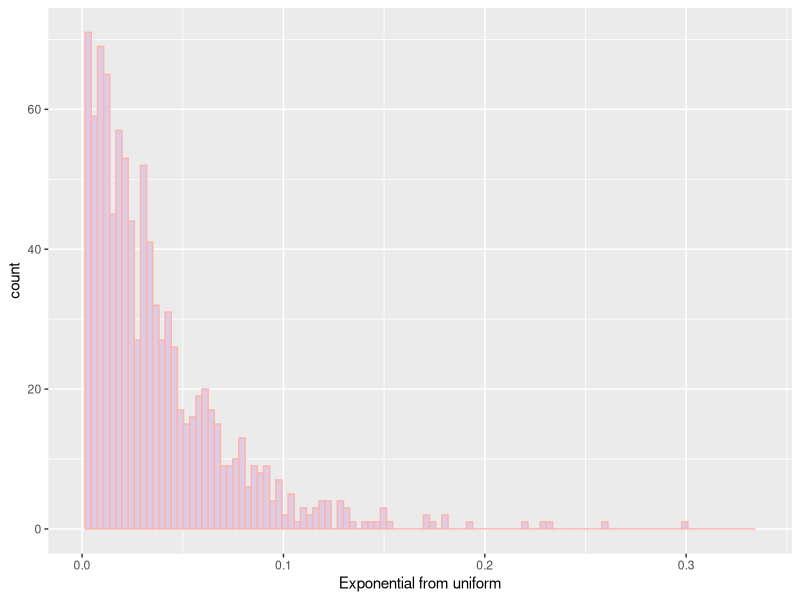
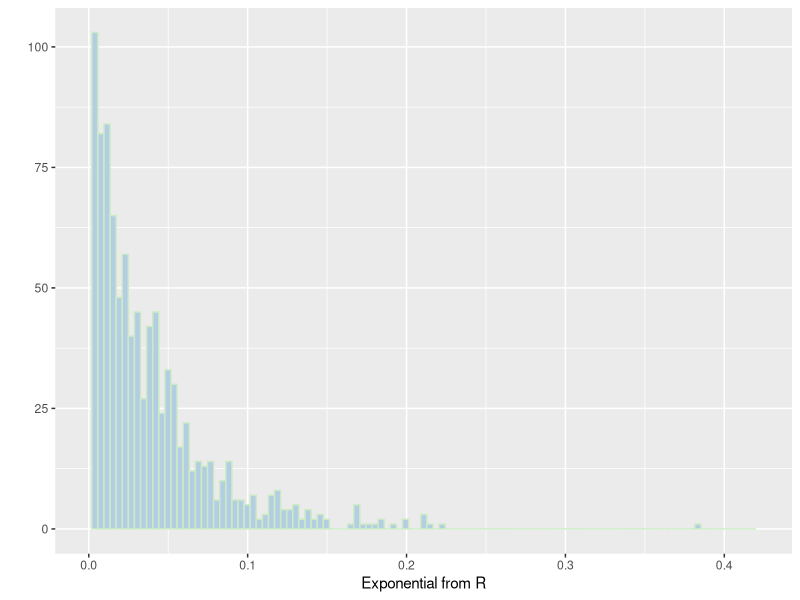

The R script that drew these images, in order: (Note: this script raises an error after producing the figures.)
require(ggplot2)
options(scipen = 999)

##########################################################################

set.seed(108)
n = 1000
u <- runif(n)
x = (1/27) * log(1 / (1-u) )
y <- rexp(n, rate = 27)
dat<-data.frame(x,y)

 
p <- ggplot(dat, aes(x)) + geom_histogram(col="#fbb4ae",fill="#decbe4", 
	bins = 111) + labs(x="Exponential from uniform") + 
	xlim( 0 , (summary(x)[6]  + mean(x)) )

q <- ggplot(dat, aes(y)) + geom_histogram(col="#ccebc5",fill="#b3cde3",
	bins = 111) + labs(x="Exponential from R",y="") + 
	xlim( 0 , (summary(y)[6]  + mean(y)) )

multiplot(p,q ,cols=2)


##########################################################################

set.seed(108)
n = 10000
u <- runif(n)
x = (1/27) * log(1 / (1-u) )
y <- rexp(n, rate = 27)
dat<-data.frame(x,y)

 
 
p <- ggplot(dat, aes(x)) + geom_histogram(col="#fbb4ae",fill="#decbe4", 
	bins = 111) + labs(x="Exponential from uniform") + 
	xlim( 0 , (summary(x)[6]  + mean(x)) )

q <- ggplot(dat, aes(y)) + geom_histogram(col="#ccebc5",fill="#b3cde3",
	bins = 111) + labs(x="Exponential from R",y="") + 
	xlim( 0 , (summary(y)[6]  + mean(y)) )

multiplot(p,q ,cols=2)




##########################################################################
##########################################################################


n = 1000
set.seed(108)
u <- runif(n)
x = 2 * tan( (pi * u ) - ( pi / 2 ) ) - 7
y <- rcauchy(n, location = -7, scale = 2)
dat<-data.frame(x,y)

p <- ggplot(dat, aes(x)) + geom_histogram(col="#3182bd",fill="#f7fcb9", 
	binwidth = .5) + labs(x="Cauchy from uniform") + 
	xlim( -10 , 10 )

q <- ggplot(dat, aes(y)) + geom_histogram(col="#636363",fill="#fdbb84",
	binwidth = .5) + labs(x="Cauchy from R",y="") + xlim(-10, 10)

multiplot(p,q ,cols=2)


##########################################################################

n = 10000
set.seed(108)
u <- runif(n)
x = 2 * tan( (pi * u ) - ( pi / 2 ) ) - 7
y <- rcauchy(n, location = -7, scale = 2)
dat<-data.frame(x,y)

p <- ggplot(dat, aes(x)) + geom_histogram(col="#3182bd",fill="#f7fcb9", 
	binwidth = .5) + labs(x="Cauchy from uniform") + 
	xlim( -20 , 20 )

q <- ggplot(dat, aes(y)) + geom_histogram(col="#636363",fill="#fdbb84",
	binwidth = .5) + labs(x="Cauchy from R",y="") + xlim(-20, 20)

multiplot(p,q ,cols=2)


##########################################################################
##########################################################################

require("evd")
rgev
n = 1000
set.seed(108)
u <- runif(n)
x = 3 - 6*log( -log( u ) )
y <- rgumbel(n, loc= 3 , scale= 6)
dat<-data.frame(x,y)

p <- ggplot(dat, aes(x)) + geom_histogram(col="#3182bd",fill="#f7fcb9", 
	binwidth = .5) + labs(x="Cauchy from uniform") + 
	xlim( -12 , 55 )

q <- ggplot(dat, aes(y)) + geom_histogram(col="#636363",fill="#fdbb84",
	binwidth = .5) + labs(x="Cauchy from R",y="")  + 
	xlim( -12 , 55 )


multiplot(p,q ,cols=2)

##########################################################################


n = 10000
set.seed(108)
u <- runif(n)
x = 3 - 6*log( -log( u ) )
y <- rgumbel(n, loc= 3 , scale= 6)
dat<-data.frame(x,y)

p <- ggplot(dat, aes(x)) + geom_histogram(col="#3182bd",fill="#f7fcb9", 
	binwidth = .5) + labs(x="Cauchy from uniform") + 
	xlim( -12 , 55 )

q <- ggplot(dat, aes(y)) + geom_histogram(col="#636363",fill="#fdbb84",
	binwidth = .5) + labs(x="Cauchy from R",y="")  + 
	xlim( -12 , 55 )


multiplot(p,q ,cols=2)
